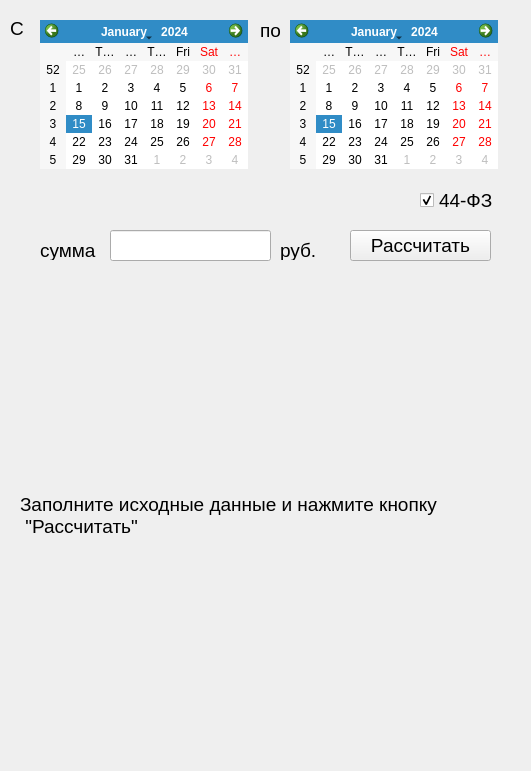
<?xml version="1.0" encoding="UTF-8"?>
<ui version="4.0">
 <class>Form</class>
 <widget class="QWidget" name="Form">
  <property name="windowTitle">
   <string>Form</string>
  </property>
  <widget class="QLineEdit" name="lineEdit">
   <property name="geometry">
    <rect>
     <x>110</x>
     <y>230</y>
     <width>161</width>
     <height>31</height>
    </rect>
   </property>
   <property name="font">
    <font>
     <pointsize>12</pointsize>
    </font>
   </property>
  </widget>
  <widget class="QCheckBox" name="checkBox">
   <property name="geometry">
    <rect>
     <x>420</x>
     <y>190</y>
     <width>85</width>
     <height>20</height>
    </rect>
   </property>
   <property name="font">
    <font>
     <pointsize>14</pointsize>
    </font>
   </property>
   <property name="text">
    <string>44-ФЗ</string>
   </property>
   <property name="checked">
    <bool>true</bool>
   </property>
  </widget>
  <widget class="QLabel" name="label">
   <property name="geometry">
    <rect>
     <x>10</x>
     <y>20</y>
     <width>16</width>
     <height>16</height>
    </rect>
   </property>
   <property name="font">
    <font>
     <pointsize>14</pointsize>
    </font>
   </property>
   <property name="text">
    <string>С</string>
   </property>
  </widget>
  <widget class="QLabel" name="label_2">
   <property name="geometry">
    <rect>
     <x>260</x>
     <y>20</y>
     <width>31</width>
     <height>20</height>
    </rect>
   </property>
   <property name="font">
    <font>
     <pointsize>14</pointsize>
    </font>
   </property>
   <property name="text">
    <string>по</string>
   </property>
  </widget>
  <widget class="QLabel" name="label_3">
   <property name="geometry">
    <rect>
     <x>40</x>
     <y>240</y>
     <width>61</width>
     <height>20</height>
    </rect>
   </property>
   <property name="font">
    <font>
     <pointsize>14</pointsize>
    </font>
   </property>
   <property name="text">
    <string>сумма</string>
   </property>
  </widget>
  <widget class="QPushButton" name="pushButton">
   <property name="geometry">
    <rect>
     <x>350</x>
     <y>230</y>
     <width>141</width>
     <height>31</height>
    </rect>
   </property>
   <property name="font">
    <font>
     <pointsize>14</pointsize>
    </font>
   </property>
   <property name="text">
    <string>Рассчитать</string>
   </property>
  </widget>
  <widget class="QLabel" name="label_4">
   <property name="geometry">
    <rect>
     <x>20</x>
     <y>280</y>
     <width>501</width>
     <height>471</height>
    </rect>
   </property>
   <property name="font">
    <font>
     <pointsize>14</pointsize>
    </font>
   </property>
   <property name="cursor">
    <cursorShape>ArrowCursor</cursorShape>
   </property>
   <property name="text">
    <string>Заполните исходные данные и нажмите кнопку 
 &quot;Рассчитать&quot;</string>
   </property>
   <property name="indent">
    <number>-1</number>
   </property>
  </widget>
  <widget class="QCalendarWidget" name="calendarWidget">
   <property name="geometry">
    <rect>
     <x>40</x>
     <y>20</y>
     <width>208</width>
     <height>149</height>
    </rect>
   </property>
  </widget>
  <widget class="QCalendarWidget" name="calendarWidget_2">
   <property name="geometry">
    <rect>
     <x>290</x>
     <y>20</y>
     <width>208</width>
     <height>149</height>
    </rect>
   </property>
  </widget>
  <widget class="QLabel" name="label_5">
   <property name="geometry">
    <rect>
     <x>40</x>
     <y>190</y>
     <width>221</width>
     <height>20</height>
    </rect>
   </property>
   <property name="font">
    <font>
     <pointsize>14</pointsize>
    </font>
   </property>
   <property name="text">
    <string/>
   </property>
  </widget>
  <widget class="QLabel" name="label_6">
   <property name="geometry">
    <rect>
     <x>280</x>
     <y>240</y>
     <width>41</width>
     <height>20</height>
    </rect>
   </property>
   <property name="font">
    <font>
     <pointsize>14</pointsize>
    </font>
   </property>
   <property name="text">
    <string>руб.</string>
   </property>
  </widget>
 </widget>
 <resources/>
 <connections/>
</ui>
